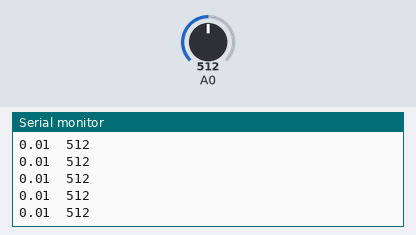
A sketch run on a simulated Arduino Uno, built with avr-gcc and run on an emulated ATmega328P. On the bench: the last lines printed to the serial monitor. The inputs (shaded band) are chosen by the test bench; at power-on: A0 = 512.

Above: at 2.7 s.
2.8 s: A0 set to 993
At 3.3 s:
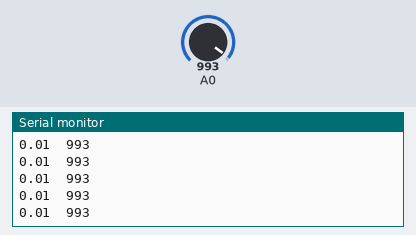
4.3 s: A0 set to 1016
At 5.2 s:
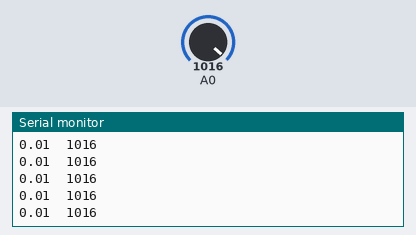
Timing chart, 0 to 7.3 s (numbered marks = the images above; inputs shaded):
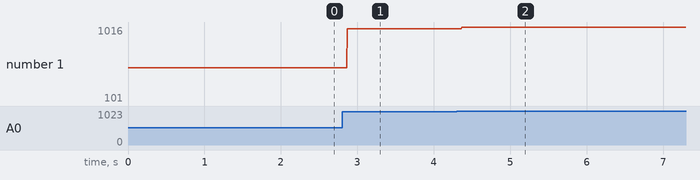

The sketch:

sketch_may17a.ino
```cpp
unsigned long delta_time,pre_time;
void setup() {
  pre_time=millis();
  Serial.begin(9600);
}
void loop(){
 delta_time = millis()-pre_time;
 int val;
 val=analogRead(0);
 pre_time=millis();
 float sample=(float)(delta_time)/1000;
 Serial.print(sample);
 Serial.print('\t');
 Serial.println(val);

}
```

Measured:
- after the input at 2.8 s, the serial monitor: prints a new line after 0.07 s (image 1)
- after the input at 4.3 s, the serial monitor: prints a new line after 0.07 s (image 2)
- plotted number 1: 512 → 993 after the input at 2.8 s, 993 → 101 after the input at 4.3 s
